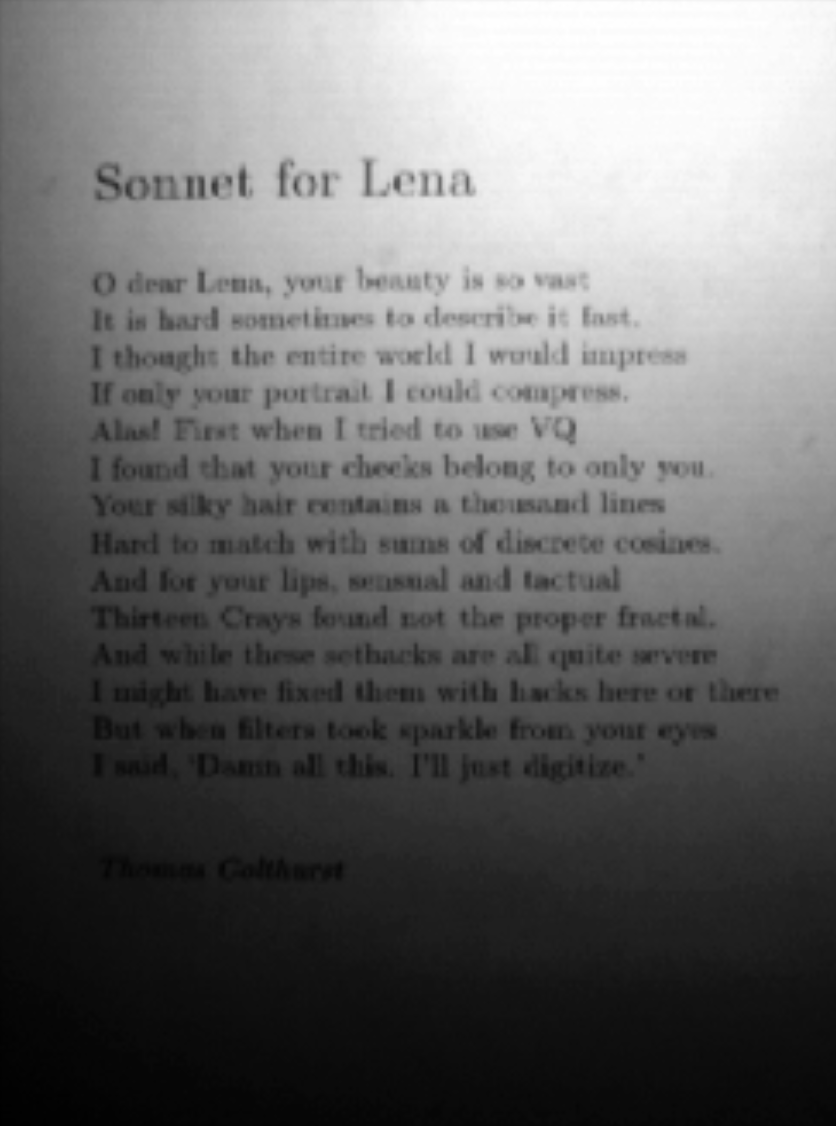
#> input picture Fingerprint Image Extraction/Resources/article.png, 836 x 1126 px
$ python Adaptive_Thresholding.py
#> lines starting #> are read from the running program, lines starting #| are printed output that depends on the picture; after the words box and inside, x2 and y2 are one past the last pixel; in counts of white or black regions, pixels touching at a corner belong together
#> further down, image is the input picture: shape (1126, 836, 3); min 0, max 255, mean 105.9
'''
@program: Adaptive_Thresholding.py

@description: 自适应阈值处理

@author: doubleZ

@create: 2019/12/14
'''
import cv2

def Adaptive_Thresholding(image):
    '''
    :description: 自适应阈值处理

    :param image: 原图

    :return gray: 原图的灰度图像
    :return thresh: 简单阈值处理后的图像
    :return th1_1: adaptive Mean thresholding 阈值处理后的图像
    :return th2: adaptive Gaussian thresholding 阈值处理后的图像
    '''
    gray = cv2.cvtColor(image, cv2.COLOR_BGRA2GRAY)     # rgb图像变换为灰度图像

    blurred = cv2.medianBlur(gray, 1)       # 高斯滤波降噪

    (T, thresh) = cv2.threshold(blurred, 127, 255, cv2.THRESH_BINARY)   # 简单阈值处理
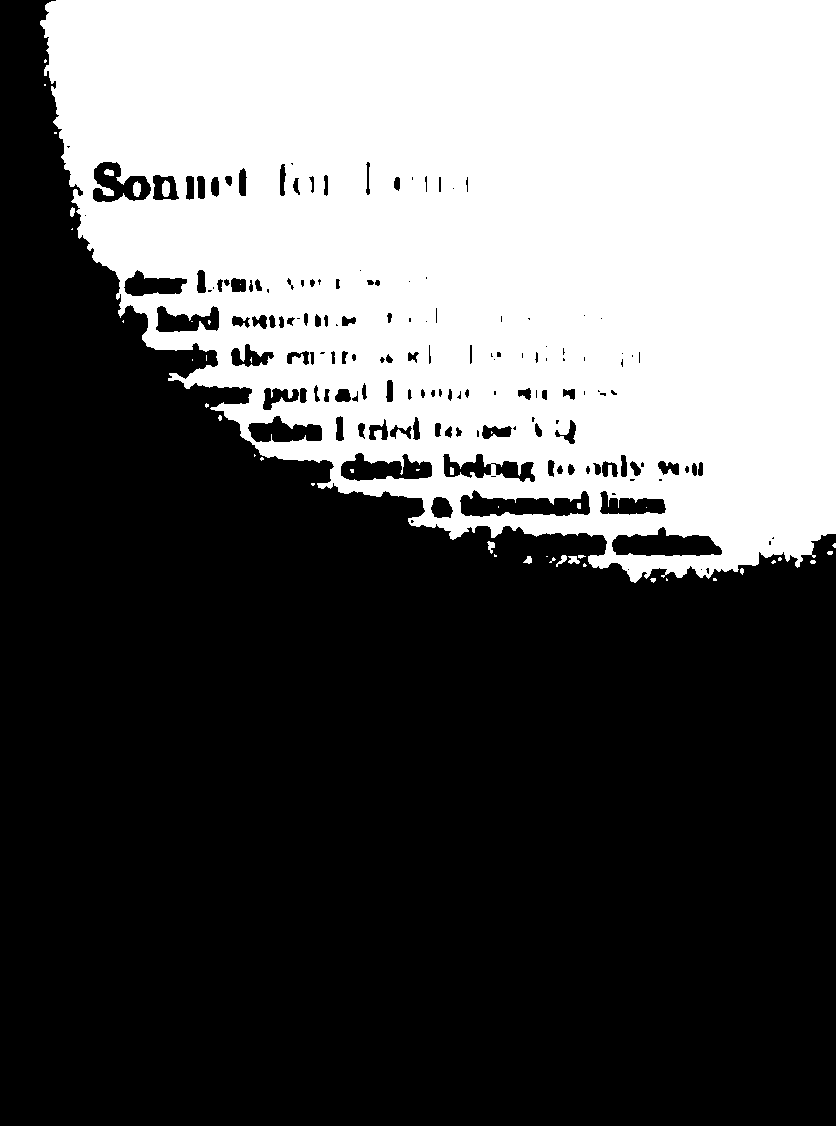
#> thresh: shape (1126, 836); 37.4% white; 46 white regions (30 under 20 px), largest, box (x1, y1, x2, y2) and area: (40, 0, 836, 583) 351195, (162, 180, 170, 197) 112, (133, 181, 141, 197) 100

    th1 = cv2.adaptiveThreshold(gray, 255,
                                cv2.ADAPTIVE_THRESH_MEAN_C, cv2.THRESH_BINARY, 11, 2)   # 自适应阈值处理
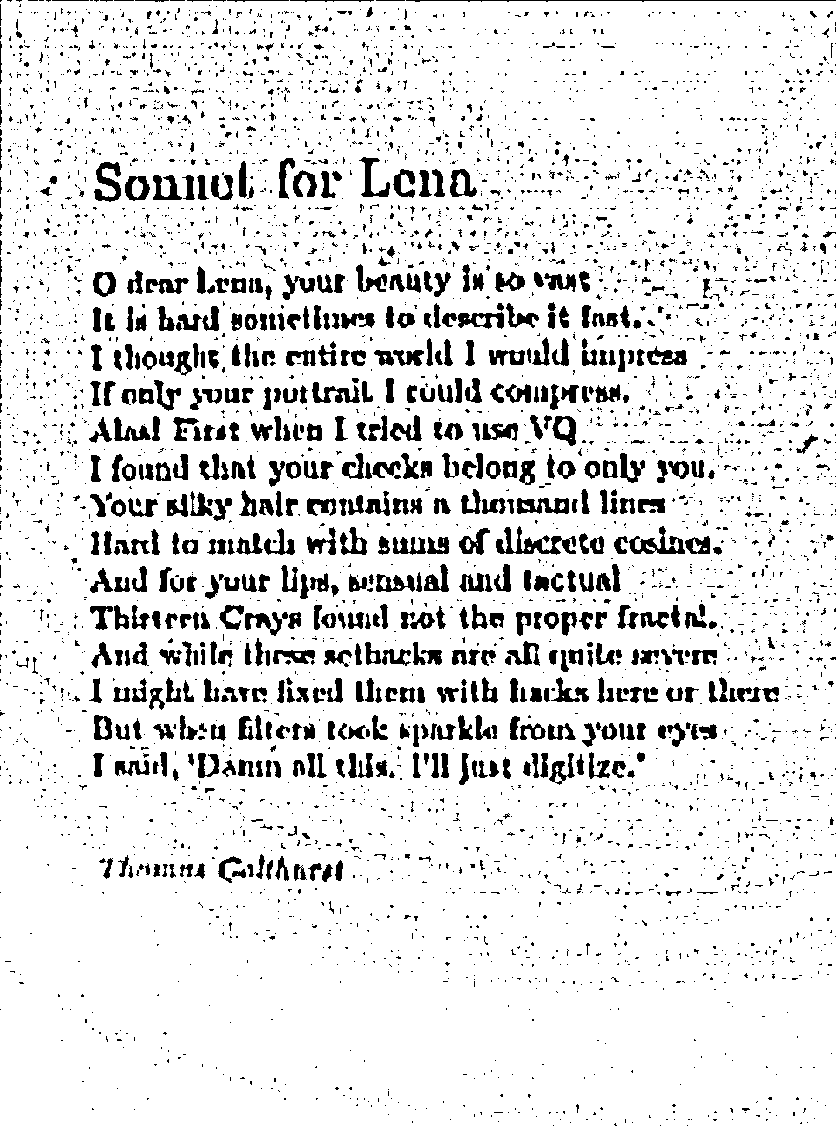
#> th1: shape (1126, 836); 88.9% white; 4625 black regions (3902 under 20 px), largest, box (x1, y1, x2, y2) and area: (496, 526, 576, 555) 898, (629, 526, 685, 554) 614, (94, 162, 121, 202) 551

    th1_1 = cv2.medianBlur(th1, 5)      # adaptive mean thresholding
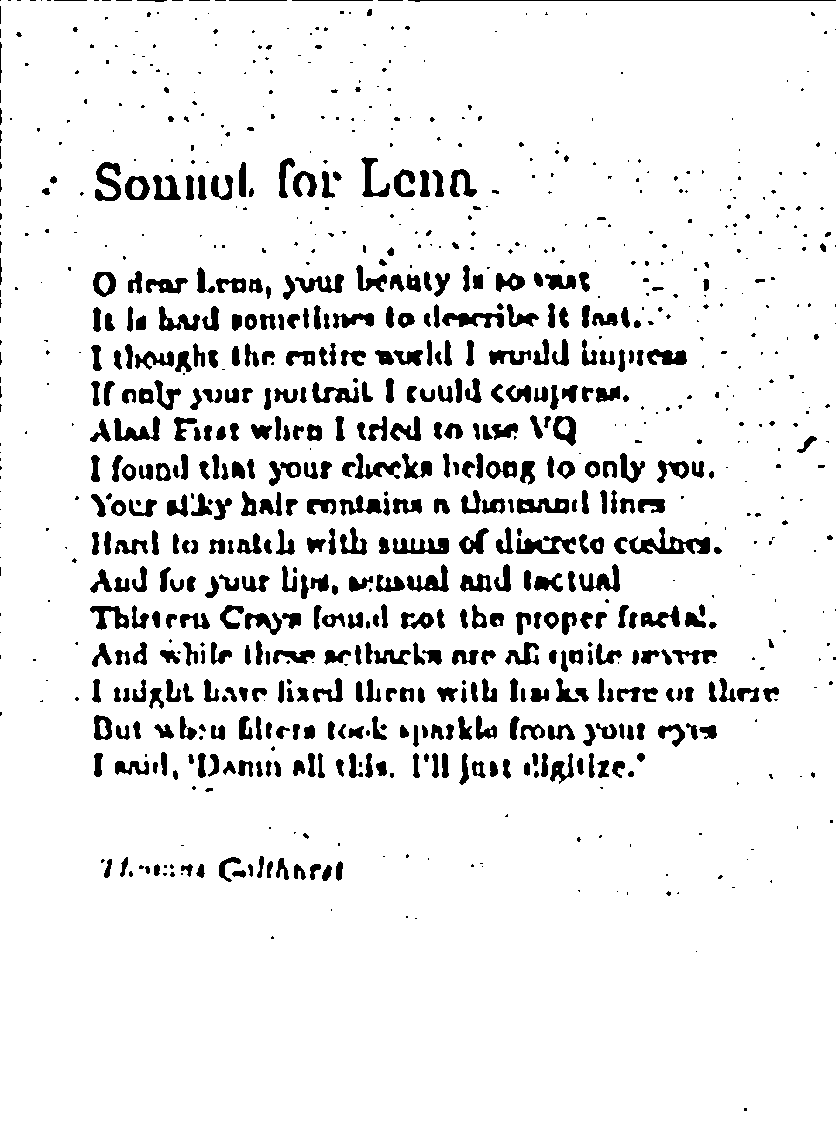
#> th1_1: shape (1126, 836); 91.4% white; 936 black regions (439 under 20 px), largest, box (x1, y1, x2, y2) and area: (629, 527, 710, 554) 894, (516, 536, 576, 554) 631, (393, 538, 449, 554) 597

    th2 = cv2.adaptiveThreshold(gray, 255,
                                cv2.ADAPTIVE_THRESH_GAUSSIAN_C, cv2.THRESH_BINARY, 11, 2)   # adaptive gaussian thresholding
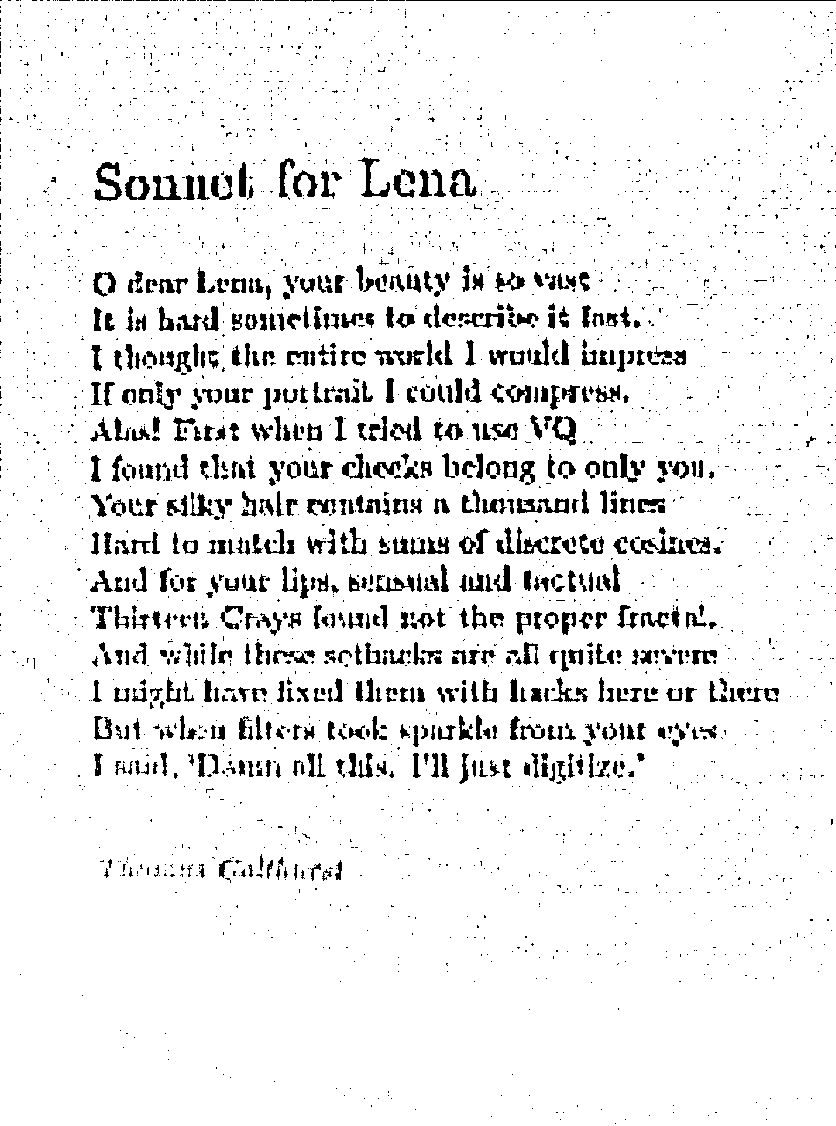
#> th2: shape (1126, 836); 92.6% white; 3153 black regions (2483 under 20 px), largest, box (x1, y1, x2, y2) and area: (94, 162, 122, 201) 477, (406, 0, 836, 1) 430, (516, 527, 562, 554) 403

    return [gray, thresh, th1_1, th2]


if __name__ == "__main__":
    image = cv2.imread('../Resources/article.png')

    [gray, thresh, th1_1, th2] = Adaptive_Thresholding(image)

    cv2.imshow('Original Image', gray)
    cv2.imshow('Global Thresholding (v = 127)', thresh)
    cv2.imshow('Adaptive Mean Thresholding', th1_1)
    cv2.imshow('Adaptive Gaussian Thresholding', th2)

    cv2.waitKey(0)
    cv2.destroyAllWindows()

$ run again, with Fingerprint Image Extraction/Resources/snow.png copied over Fingerprint Image Extraction/Resources/article.png
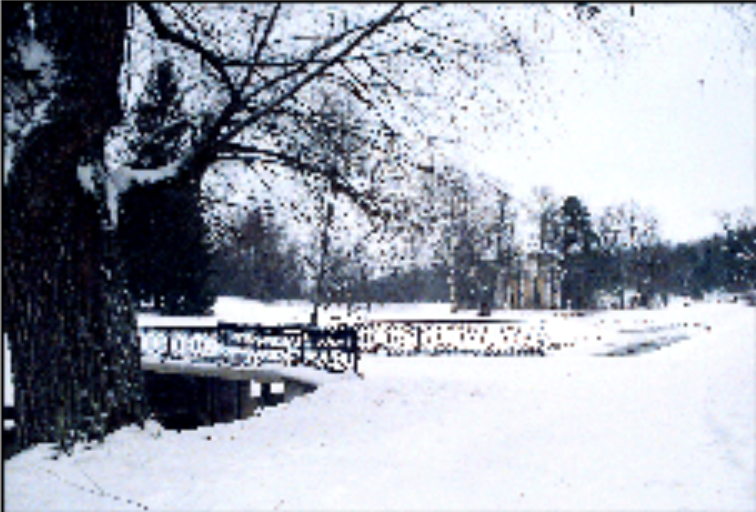
#> input picture Fingerprint Image Extraction/Resources/snow.png, 756 x 512 px
#> image is the input picture: shape (512, 756, 3); mean B, G, R 173.2, 162.4, 157.4
#> in Adaptive_Thresholding, `(T, thresh) = cv2.threshold(blurred, 127, 255, cv2.THRESH_BINARY)`:
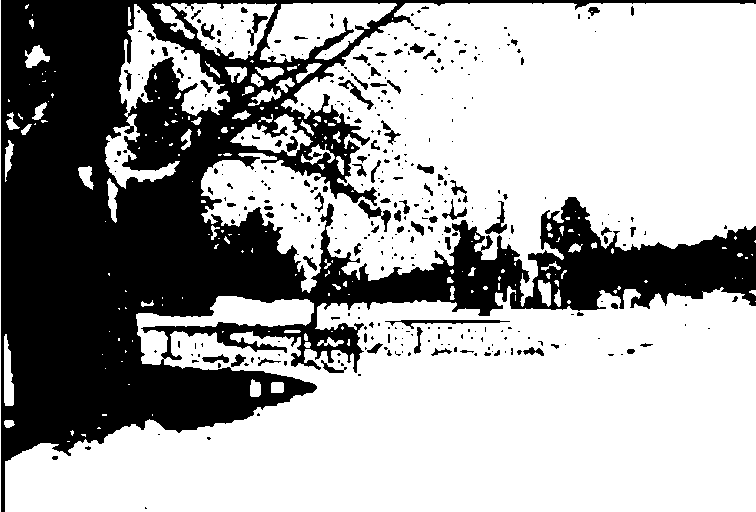
#> thresh: shape (512, 756); 65.1% white; 381 black regions (291 under 20 px), largest, box (x1, y1, x2, y2) and area: (1, 0, 756, 512) 127870, (385, 320, 510, 329) 371, (358, 200, 391, 232) 305
#> th1: shape (512, 756); 66% white; 1951 black regions (1255 under 20 px), largest, box (x1, y1, x2, y2) and area: (1, 0, 756, 512) 58117, (140, 196, 638, 381) 21035, (623, 212, 756, 310) 4726
#> th1_1: shape (512, 756); 69.2% white; 961 black regions (484 under 20 px), largest, box (x1, y1, x2, y2) and area: (1, 0, 756, 512) 83666, (588, 335, 691, 357) 643, (283, 231, 317, 273) 567
#> in Adaptive_Thresholding, `th2 = cv2.adaptiveThreshold(gray, 255, cv2.ADAPTIVE_THRESH_GAUSSIAN_C,..`:
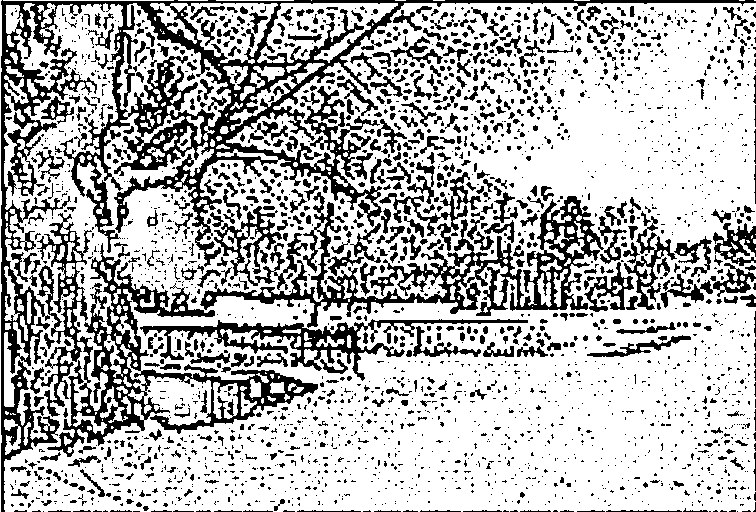
#> th2: shape (512, 756); 71.3% white; 2529 black regions (1913 under 20 px), largest, box (x1, y1, x2, y2) and area: (1, 0, 756, 512) 32251, (37, 213, 318, 457) 13097, (200, 192, 604, 328) 10712

$ run again, with Fingerprint Image Extraction/Resources/fingerprint.jpg saved as Fingerprint Image Extraction/Resources/article.png
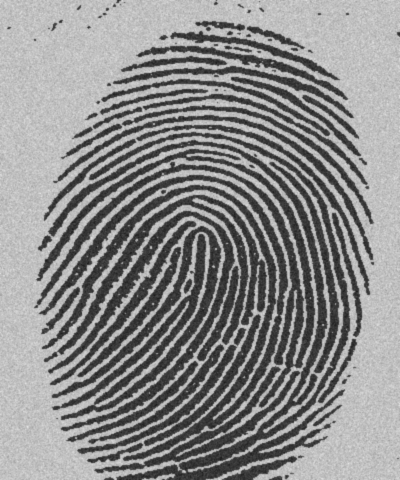
#> input picture Fingerprint Image Extraction/Resources/fingerprint.jpg, 400 x 480 px
#> image is the input picture: shape (480, 400, 3); min 29, max 224, mean 140.2
#> in Adaptive_Thresholding, `(T, thresh) = cv2.threshold(blurred, 127, 255, cv2.THRESH_BINARY)`:
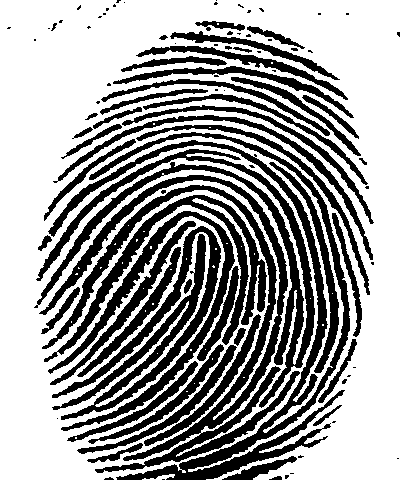
#> thresh: shape (480, 400); 62% white; 98 black regions (49 under 20 px), largest, box (x1, y1, x2, y2) and area: (39, 175, 300, 473) 10938, (48, 132, 350, 480) 10091, (34, 149, 315, 408) 7426
#> th1: shape (480, 400); 49.8% white; 209 white regions (203 under 20 px), largest, box (x1, y1, x2, y2) and area: (0, 0, 400, 480) 94915, (142, 473, 176, 480) 94, (55, 469, 64, 480) 43, (379, 476, 391, 480) 24, (190, 475, 200, 480) 21, (0, 329, 5, 340) 20
#> th1_1: shape (480, 400); 55.3% white; 870 black regions (573 under 20 px), largest, box (x1, y1, x2, y2) and area: (35, 132, 350, 480) 19895, (40, 175, 288, 461) 8286, (52, 226, 221, 420) 7967
#> in Adaptive_Thresholding, `th2 = cv2.adaptiveThreshold(gray, 255, cv2.ADAPTIVE_THRESH_GAUSSIAN_C,..`:
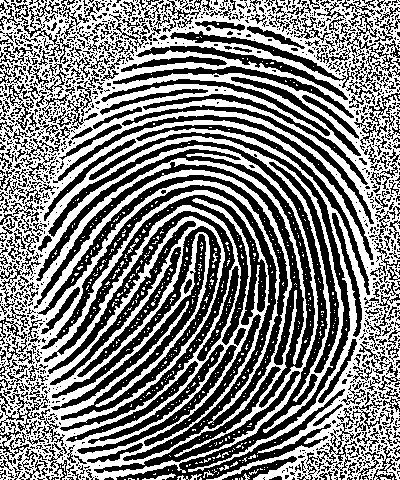
#> th2: shape (480, 400); 50.2% white; 1533 black regions (1182 under 20 px), largest, box (x1, y1, x2, y2) and area: (48, 132, 350, 480) 9691, (37, 175, 288, 461) 8078, (34, 149, 315, 408) 7307
